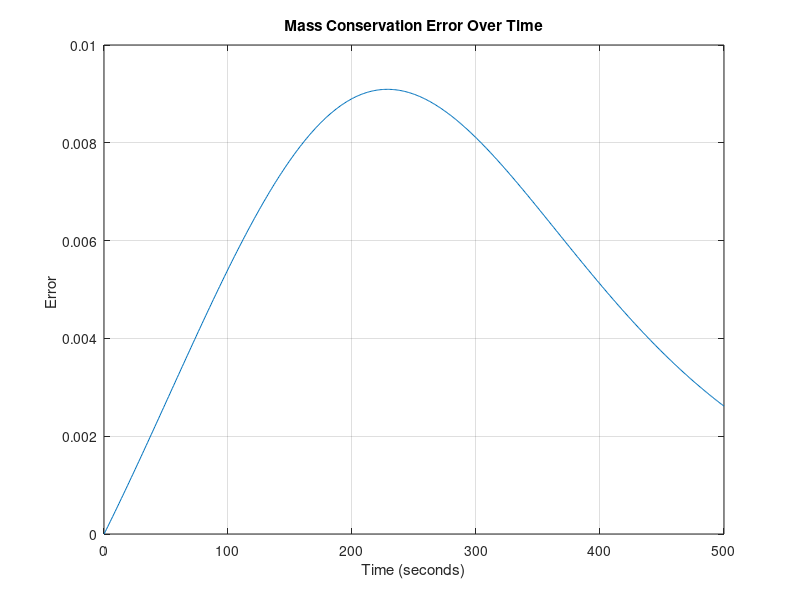
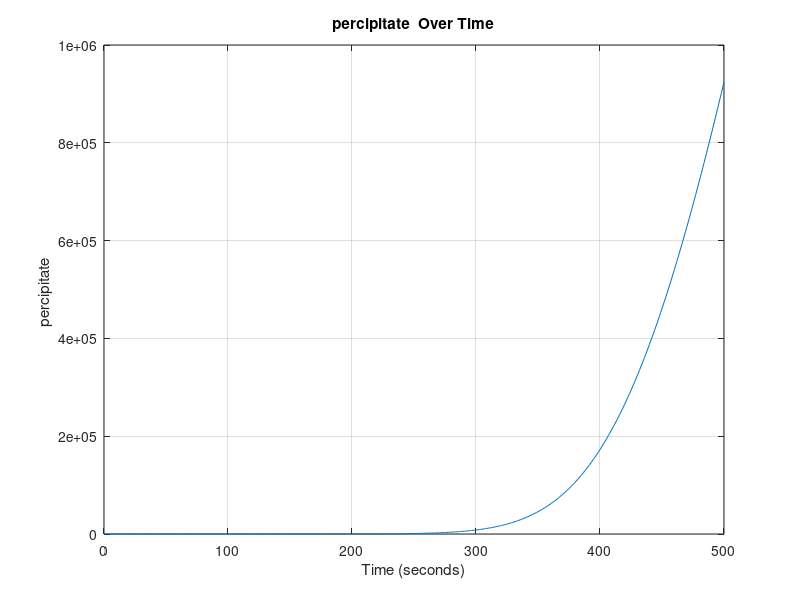
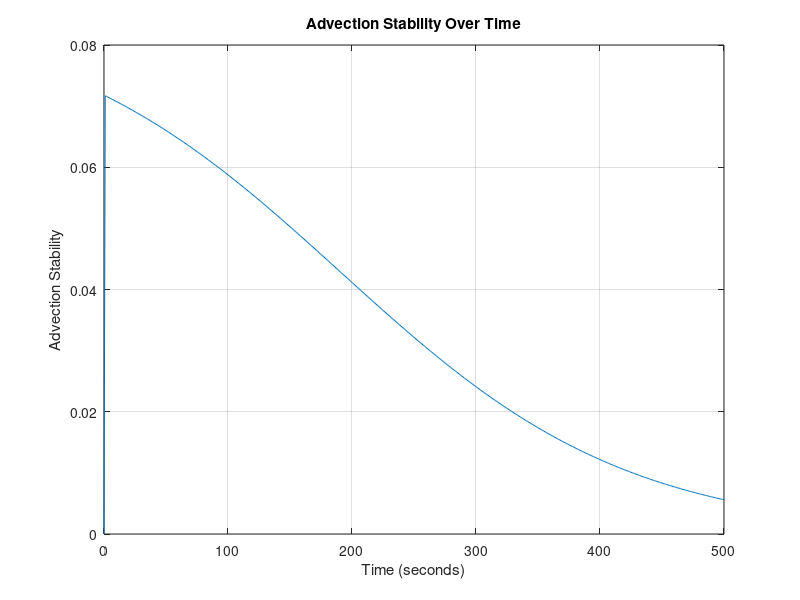
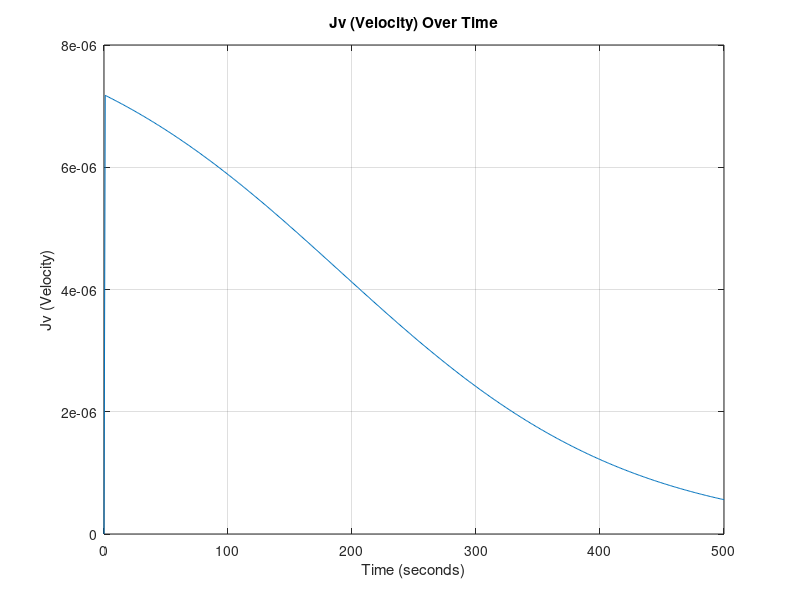

These charts were generated, in order, by the following MATLAB code:
%__Gruppe 3-Simulering-3.Sem__
clear
close all
clc
%% Inital Parameters
domain_length = 0.1;   % Domain length (meters)
domain_steps = 1000;    % Number of spatial domain_steps points
dx = domain_length / (domain_steps - 1); % Position discretization
 
time_length = 500;      % Time length (seconds)
time_steps = 500;       % Number of time steps
dt = time_length / time_steps; % Temporal discretization

% DEFINED VARIABLES
D = 0; % Diffusivity coefficient H2PO4- in water [m^2 s^-1]
feed_conc = 0.1; % Constant solute concentration at the first cell 0.1 molar [H2PO4-]
TMP = 15; %TMP: Transmembrane Pressure [bar]

area = 0.001; % Area of the membrane surface [m^2]
kw = 5.7311*10^(-7); % Initial water permeability m^3 m^-2 bar^-1 s^-1 
my = 0.8903*10^-9; % Water viscosity [Bar∙s]
Rm = 1/(my*kw); % Rejection of water at the membrane (σ) [m^-1]
InitP = 0.263253+0.0011; % Initial percipitation
alpha = 95000000000; % Specific resistance of fouling [m mol m^3]
PC = 0.5; %Percipitate Advection Coefficient

sig_m = 0.1; % Rejection of ions 

% PHYSICAL CONSTANTS
R= 8.31415*10^-2; % Gasconstant [L^3 Bar mol^-1 K^-1]
T= 273.15+25; %Temperature [K]
 
% Anonymous functions
%Lv = @(time) kw*exp(-kb*time); %Water permeability dependent on Fouling

Mp = @(conc) 0.0011*exp(36.328*conc) + 0.263253; % concentration of udfæld in respect to phosphate increase.
Rf = @(conc) alpha*(Mp(conc)/area); % Rate of fouling
Lv = @(conc) 1/(my*(Rm+Rf(conc))); % Water permeability dependent on fouling


% Create a grid for space and time
x = linspace(0, domain_length, domain_steps);
t = linspace(0, time_length, time_steps);

% Initialize the concentration array AND Initial condition (1D)
C = zeros(domain_steps, time_steps)+0.1; % 0.1 molar [H2PO4] at pH 2.9

%Diffusive Stability
DS = D*dt/dx^2;
fprintf('\n Diffusivity Stability = %f', DS);
if DS>0.5 
   fprintf(2,'\n ERROR: Stabilitetsfejl');
else
    fprintf('\n Stable Diffusion Model !!');
end


%% Time-stepping loop
for j = 2:time_steps
    for i = 1:domain_steps
        LastC = C(domain_steps, j-1);

        C(1, :) = feed_conc; % Set the leftmost boundary to 0.1

        if j == 2
            Ptot = InitP; % The rate of percipitation WI
        else
            Ptot = Mp(LastC) + (Mp(LastC) - InitP)*Jv*(dt/dx)*PC;
        end

        Jv = (kw*(TMP-(1*R*T*(LastC))));  % Volume flux = Jv ,  in terms of osmotic pressure (TMP, R, T, delta_C) and Lv. [m/s]

        % Calculate the second derivative in x direction
        if i == 1 %__First Cell__
            d2Cdx2 = 0;
            dCdt_advection = 0;

        elseif i == domain_steps %__Membrane Cell___
            % No right neighbor at the last cell and MEMBRANE
            d2Cdx2 = (D * (C(domain_steps - 1, j-1) - C(domain_steps, j-1)) / dx^2) + C(i,j-1)*(sig_m)*Jv/(dx);
        else    %__Normal Cells__
            % Calculate the second derivative normally
            d2Cdx2 = D * (C(i + 1, j-1) - 2 * C(i, j-1) + C(i - 1, j-1)) / dx^2;
            % Apply advection term
            dCdt_advection = 0; %-Jv * (C(i, j-1) - C(i-1, j-1)) / dx;
        end
        % Apply the diffusion-advection-(electromigration) equation
        C(i, j) = C(i, j-1) + dt * (d2Cdx2 + dCdt_advection);
        Jv_values(j) = Jv; % Plot values
        P_values(j) = Ptot;
        AS(j) = Jv * dt/dx; % Stability plot values
    end
end
%% CONSERVATION ERROR

Systemdiff = [0, diff(sum(C,1))]; % Diffrence in systemsums

inflow = Jv_values*feed_conc*(dt/dx); % Inflow array
outflow = C(domain_steps, :).* Jv_values*(1-sig_m)*(dt/dx); % Outflow array 

ERROR = Systemdiff - inflow + outflow; % The mass conservation error



%% 2D Plots

% Plot Mass Conservation Error values over time

figure;
plot(t, ERROR);
xlabel('Time (seconds)');
ylabel('Error ');
title('Mass Conservation Error Over Time');
grid on;


% Plot Percipitate (DS) values over time

figure;
plot(t, P_values);
xlabel('Time (seconds)');
ylabel('percipitate ');
title('percipitate  Over Time');
grid on;

% Plot Advection Stability (DS) values over time

figure;
plot(t, AS);
xlabel('Time (seconds)');
ylabel('Advection Stability');
title('Advection Stability Over Time');
grid on;

% Plot Jv values over time
figure;
plot(t, Jv_values);
xlabel('Time (seconds)');
ylabel('Jv (Velocity)');
title('Jv (Velocity) Over Time');
grid on;


% Define fractions of time steps you want to visualize
time_fraction = [0.001, 0.01, 0.1, 0.2, 0.3, 0.4, 0.5, 0.6, 0.7, 0.8, 0.9];  % For example, 0.1 corresponds to 10% of time steps

% Calculate the corresponding time indices
time_instances = round(time_fraction * time_steps);

% Create a figure for the first plot
figure;
hold on;

% Plot concentration at specific time instances
for i = 1:length(time_instances)
    time_index = time_instances(i);
    plot(x, C(:, time_index));
end

xlabel('Position (meter)');
ylabel('Koncentration');
title('Koncentration Over Tid at Different Instances');

% Add a legend for clarity
legend(arrayfun(@(f) ['t=', num2str(f)], time_fraction, 'UniformOutput', false));

grid on;
hold off;


%% 3D Plot

% Create a 3D surface plot to visualize concentration over time and position
[T, X] = meshgrid(t, x);
figure;
h = surf(X, T, C); % Transpose removed here
xlabel('Position (meters)');
ylabel('Tid (sekunder)');
zlabel('Koncentration');
title('Koncentration Over Tid og Position');

% Set axis limits to start at the origin
xlim([0, domain_length]);
ylim([0, time_length]);
zlim([0, max(C(:))]); % Assuming max(C(:)) is the maximum concentration in your data

set(h,'LineStyle','none')
%colormap(jet)




